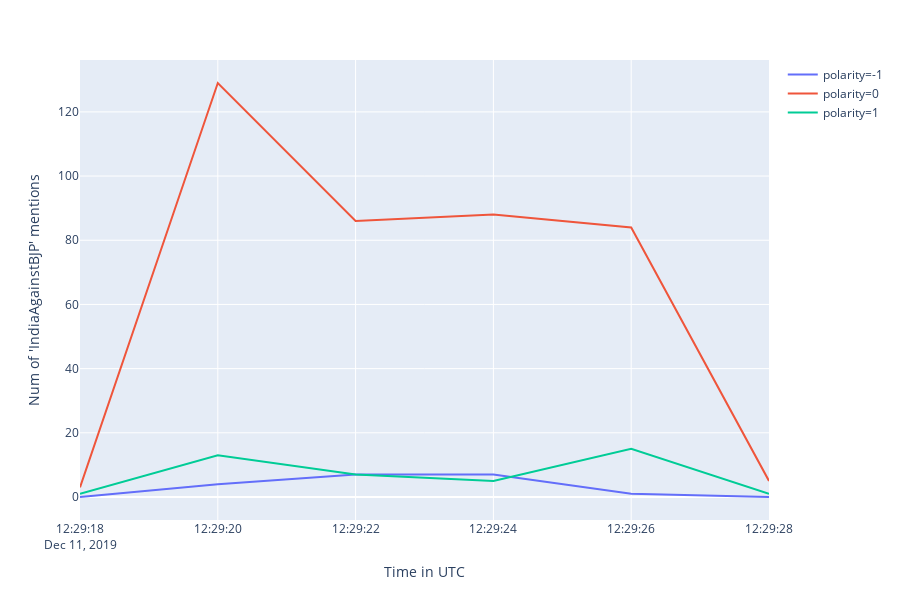

Here is the notebook cell this chart was saved with:
### Code cell
# -*- coding: utf-8 -*-
"""
Created on Sat Dec  7 15:10:47 2019

@author: Parth
"""
import settings
import mysql.connector
import pandas as pd
import time
import itertools
import math
import seaborn as sns
import matplotlib.pyplot as plt
import matplotlib as mpl
import plotly.express as px
import datetime
from IPython.display import clear_output
import plotly.offline as py
import plotly.graph_objs as go
from plotly.subplots import make_subplots
import tweepy
import numpy as np
import re
import nltk
from nltk.probability import FreqDist
from nltk.tokenize import word_tokenize
from nltk.corpus import stopwords
consumer_key='rNrnFupaEqKt0eb7hjbdHKdWg'
consumer_secret= 'DTTMoQOrCBmngaXmOnFhrBjdjwtT54x0AbGvNwwuqyYNWwEvc7'
access_token='1002268050513575936-gGrQUmDiMyCxO2Y88lc3ojqNzbtLGm'
access_token_secret='G572YTe2S5TQTTaXhFvl1WyNopa8ilrkgWSlCXBZQwU4C'
auth = tweepy.OAuthHandler(consumer_key, consumer_secret)
auth.set_access_token(access_token, access_token_secret)

api = tweepy.API(auth,wait_on_rate_limit=True)


db_connection = mysql.connector.connect(
    host="localhost",
    user="root",
    passwd="parth123n@#*",
    database="indiaagainstbjpdb",
    charset = 'utf8'
)


timenow = (datetime.datetime.utcnow() - datetime.timedelta(hours=0, minutes=30)).strftime('%Y-%m-%d %H:%M:%S')
query = "SELECT id_str, text, created_at, polarity, user_location FROM {}" \
                 .format('IndiaAgainstBJP')
df = pd.read_sql(query, con=db_connection)
# UTC for date time at default

#df['created_at'] = pd.to_datetime(df['created_at'])


# Clean and transform data to enable time series
result = df.groupby([pd.Grouper(key='created_at', freq='2s'), 'polarity']).count().unstack(fill_value=0).stack().reset_index()
#result['created_at'] = pd.to_datetime(result['created_at']).apply(lambda x: x.strftime('%m-%d %H:%M'))
#result = df
result = result.rename(columns={"id_str": "Num of '{}' mentions".format('IndiaAgainstBJP'), "created_at":"Time in UTC"})
time_series = result["Time in UTC"][result['polarity']==0].reset_index(drop=True)
fig = px.line(result, x='Time in UTC', y="Num of '{}' mentions".format('IndiaAgainstBJP'), color='polarity')
fig.show()
time.sleep(60)

#fig = px.line(result, x='Time in UTC', y="Num of '{}' mentions".format(settings.TRACK_WORDS[0]), color='polarity')
#fig.show()
#time.sleep(60)
'''
df=df.set_index('created_at')

sns.set(rc={'figure.figsize':(11, 4)})

df['polarity'].plot(linewidth=0.7)
'''



content = ' '.join(df["text"])
content = re.sub(r"http\S+", "", content)
content = content.replace('RT ', ' ').replace('&amp;', 'and')
content = re.sub('[^A-Za-z0-9]+', ' ', content)
content = content.lower()

tokenized_word = word_tokenize(content)
stop_words=set(stopwords.words("english"))
filtered_sent=[]
for w in tokenized_word:
    if w not in stop_words:
        filtered_sent.append(w)
fdist = FreqDist(filtered_sent)
fd = pd.DataFrame(fdist.most_common(10), columns = ["Word","Frequency"]).drop([0]).reindex()

y=fd['Frequency']
x=fd['Word']

index=np.arange(len(x))
plt.bar(index,y)
plt.xlabel('Words',fontsize=10)
plt.ylabel('Frequency',fontsize=10)
plt.xticks(index,x,fontsize=10,rotation=30)
plt.show()

### Figure 1 — Plotly figure (JSON) as saved in the notebook; plotly's stock layout.template omitted (floating-point values rounded to 4 significant figures)
{"data": [{"hoverlabel": {"namelength": 0}, "hovertemplate": "polarity=-1<br>Time in UTC=%{x}<br>Num of 'IndiaAgainstBJP' mentions=%{y}", "legendgroup": "polarity=-1", "line": {"color": "#636efa", "dash": "solid"}, "mode": "lines", "name": "polarity=-1", "showlegend": true, "type": "scatter", "x": ["2019-12-11T12:29:18", "2019-12-11T12:29:20", "2019-12-11T12:29:22", "2019-12-11T12:29:24", "2019-12-11T12:29:26", "2019-12-11T12:29:28"], "xaxis": "x", "y": [0, 4, 7, 7, 1, 0], "yaxis": "y"}, {"hoverlabel": {"namelength": 0}, "hovertemplate": "polarity=0<br>Time in UTC=%{x}<br>Num of 'IndiaAgainstBJP' mentions=%{y}", "legendgroup": "polarity=0", "line": {"color": "#EF553B", "dash": "solid"}, "mode": "lines", "name": "polarity=0", "showlegend": true, "type": "scatter", "x": ["2019-12-11T12:29:18", "2019-12-11T12:29:20", "2019-12-11T12:29:22", "2019-12-11T12:29:24", "2019-12-11T12:29:26", "2019-12-11T12:29:28"], "xaxis": "x", "y": [3, 129, 86, 88, 84, 5], "yaxis": "y"}, {"hoverlabel": {"namelength": 0}, "hovertemplate": "polarity=1<br>Time in UTC=%{x}<br>Num of 'IndiaAgainstBJP' mentions=%{y}", "legendgroup": "polarity=1", "line": {"color": "#00cc96", "dash": "solid"}, "mode": "lines", "name": "polarity=1", "showlegend": true, "type": "scatter", "x": ["2019-12-11T12:29:18", "2019-12-11T12:29:20", "2019-12-11T12:29:22", "2019-12-11T12:29:24", "2019-12-11T12:29:26", "2019-12-11T12:29:28"], "xaxis": "x", "y": [1, 13, 7, 5, 15, 1], "yaxis": "y"}], "layout": {"height": 600, "legend": {"tracegroupgap": 0}, "margin": {"t": 60}, "xaxis": {"anchor": "y", "domain": [0, 1], "title": {"text": "Time in UTC"}}, "yaxis": {"anchor": "x", "domain": [0, 1], "title": {"text": "Num of 'IndiaAgainstBJP' mentions"}}}}
